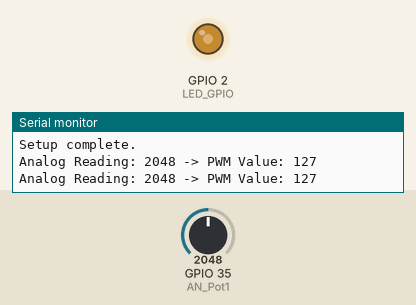
Simulated run of this sketch. Board: ESP32. On the bench: output pins drawn as LEDs (lit = HIGH), the last lines printed to the serial monitor. Inputs (shaded band) come from the test bench; at power-on: GPIO 35 (AN_Pot1) = 2048.

Above: at 1.8 s.
1.9 s: GPIO 35 (AN_Pot1) set to 2866
At 2.3 s:
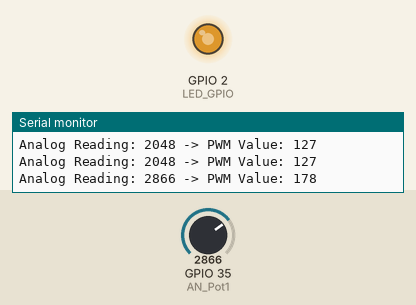
3.5 s: GPIO 35 (AN_Pot1) set to 3603
At 5.1 s:
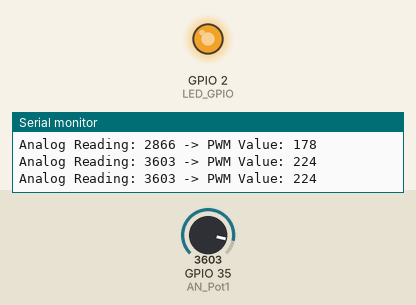
5.5 s: GPIO 35 (AN_Pot1) set to 491
At 6.6 s:
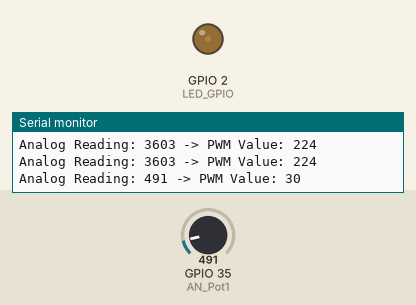
7.5 s: GPIO 35 (AN_Pot1) set to 0
At 9.2 s:
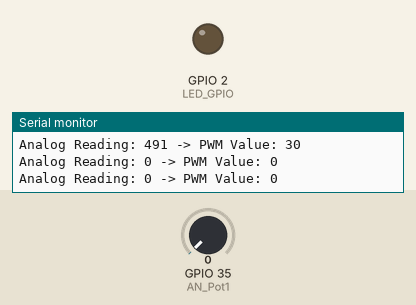
9.5 s: GPIO 35 (AN_Pot1) set to 2047
At 10.9 s:
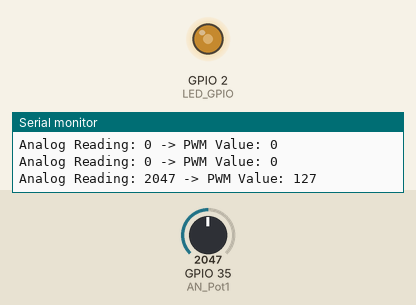
Timing chart, 0 to 12.5 s (numbered marks = the images above; inputs shaded):
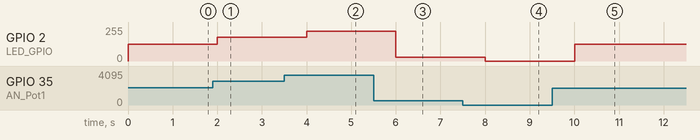

Measured:
- after the input at 1.9 s, GPIO 2 (LED_GPIO): 127/255 → 178/255 after 0.10 s
- after the input at 3.5 s, GPIO 2 (LED_GPIO): 178/255 → 224/255 after 0.50 s
- after the input at 5.5 s, GPIO 2 (LED_GPIO): 224/255 → 30/255 after 0.50 s
- after the input at 7.5 s, GPIO 2 (LED_GPIO): 30/255 → 0/255 after 0.50 s
- after the input at 9.5 s, GPIO 2 (LED_GPIO): 0/255 → 127/255 after 0.50 s

The sketch:

ADC_led_controle.ino
```cpp
#define LED_GPIO 2
#define AN_Pot1  35

int AN_Pot1_Result = 0;

void setup() {
  Serial.begin(115200);         // Initialize serial communication for debugging
  pinMode(LED_GPIO, OUTPUT);    // Initialize the LED pin as an output
  Serial.println("Setup complete.");
}

void loop() {
  AN_Pot1_Result = analogRead(AN_Pot1);          // Read the analog value from the potentiometer
  int pwmValue = map(AN_Pot1_Result, 0, 4095, 0, 255); // Map the analog reading to the PWM range (0-255)

  analogWrite(LED_GPIO, pwmValue);               // Write the PWM value to the LED pin

  Serial.print("Analog Reading: ");              // Print the analog reading
  Serial.print(AN_Pot1_Result);
  Serial.print(" -> PWM Value: ");               // Print the PWM value
  Serial.println(pwmValue);

  delay(1000);                                   // Small delay to stabilize the reading
}
```
